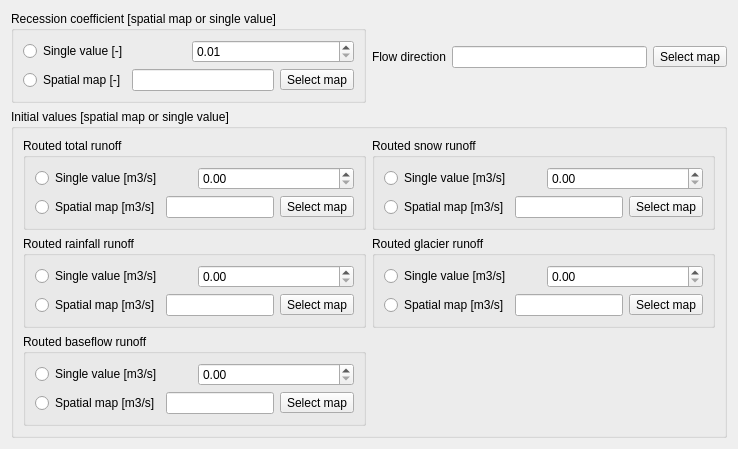
       <widget class="QWidget" name="routingTab">
        <attribute name="title">
         <string>Routing</string>
        </attribute>
        <layout class="QGridLayout" name="gridLayout_4">
         <item row="0" column="1">
          <layout class="QHBoxLayout" name="horizontalLayout_6">
           <item>
            <widget class="QLabel" name="flowDirMapLabel">
             <property name="text">
              <string>Flow direction</string>
             </property>
            </widget>
           </item>
           <item>
            <widget class="QLineEdit" name="flowDirLineEdit">
             <property name="readOnly">
              <bool>true</bool>
             </property>
            </widget>
           </item>
           <item>
            <widget class="QToolButton" name="selecFlowDirMapButton">
             <property name="text">
              <string>Select map</string>
             </property>
            </widget>
           </item>
          </layout>
         </item>
         <item row="0" column="0">
          <widget class="QGroupBox" name="groupBox_26">
           <property name="title">
            <string>Recession coefficient [spatial map or single value]</string>
           </property>
           <layout class="QVBoxLayout" name="verticalLayout_11">
            <item>
             <layout class="QHBoxLayout" name="horizontalLayout_7">
              <item>
               <widget class="QRadioButton" name="kxSingleRadioButton">
                <property name="text">
                 <string>Single value [-]</string>
                </property>
               </widget>
              </item>
              <item>
               <widget class="QDoubleSpinBox" name="kxDoubleSpinBox">
                <property name="minimum">
                 <double>0.010000000000000</double>
                </property>
                <property name="maximum">
                 <double>0.990000000000000</double>
                </property>
                <property name="singleStep">
                 <double>0.050000000000000</double>
                </property>
               </widget>
              </item>
             </layout>
            </item>
            <item>
             <layout class="QHBoxLayout" name="horizontalLayout_45">
              <item>
               <widget class="QRadioButton" name="kxMapRadioButton">
                <property name="text">
                 <string>Spatial map [-]</string>
                </property>
               </widget>
              </item>
              <item>
               <widget class="QLineEdit" name="kxLineEdit">
                <property name="readOnly">
                 <bool>true</bool>
                </property>
               </widget>
              </item>
              <item>
               <widget class="QToolButton" name="selectKxMapButton">
                <property name="text">
                 <string>Select map</string>
                </property>
               </widget>
              </item>
             </layout>
            </item>
           </layout>
          </widget>
         </item>
         <item row="1" column="0" colspan="2">
          <widget class="QGroupBox" name="groupBox_27">
           <property name="title">
            <string>Initial values [spatial map or single value]</string>
           </property>
           <layout class="QGridLayout" name="gridLayout_3">
            <item row="0" column="0">
             <widget class="QGroupBox" name="groupBox_28">
              <property name="title">
               <string>Routed total runoff</string>
              </property>
              <layout class="QVBoxLayout" name="verticalLayout_16">
               <item>
                <layout class="QHBoxLayout" name="horizontalLayout_46">
                 <item>
                  <widget class="QRadioButton" name="qraInitSingleRadioButton">
                   <property name="text">
                    <string>Single value [m3/s]</string>
                   </property>
                  </widget>
                 </item>
                 <item>
                  <widget class="QDoubleSpinBox" name="qraInitDoubleSpinBox">
                   <property name="maximum">
                    <double>1000000000.000000000000000</double>
                   </property>
                   <property name="singleStep">
                    <double>10.000000000000000</double>
                   </property>
                  </widget>
                 </item>
                </layout>
               </item>
               <item>
                <layout class="QHBoxLayout" name="horizontalLayout_52">
                 <item>
                  <widget class="QRadioButton" name="qraInitMapRadioButton">
                   <property name="text">
                    <string>Spatial map [m3/s]</string>
                   </property>
                  </widget>
                 </item>
                 <item>
                  <widget class="QLineEdit" name="qraInitLineEdit">
                   <property name="readOnly">
                    <bool>true</bool>
                   </property>
                  </widget>
                 </item>
                 <item>
                  <widget class="QToolButton" name="selectQraInitMapButton">
                   <property name="text">
                    <string>Select map</string>
                   </property>
                  </widget>
                 </item>
                </layout>
               </item>
              </layout>
             </widget>
            </item>
            <item row="0" column="1">
             <widget class="QGroupBox" name="groupBox_31">
              <property name="title">
               <string>Routed snow runoff</string>
              </property>
              <layout class="QVBoxLayout" name="verticalLayout_12">
               <item>
                <layout class="QHBoxLayout" name="horizontalLayout_79">
                 <item>
                  <widget class="QRadioButton" name="snowRaInitSingleRadioButton">
                   <property name="text">
                    <string>Single value [m3/s]</string>
                   </property>
                  </widget>
                 </item>
                 <item>
                  <widget class="QDoubleSpinBox" name="snowRaInitDoubleSpinBox">
                   <property name="maximum">
                    <double>1000000000.000000000000000</double>
                   </property>
                   <property name="singleStep">
                    <double>10.000000000000000</double>
                   </property>
                  </widget>
                 </item>
                </layout>
               </item>
               <item>
                <layout class="QHBoxLayout" name="horizontalLayout_80">
                 <item>
                  <widget class="QRadioButton" name="snowRaInitMapRadioButton">
                   <property name="text">
                    <string>Spatial map [m3/s]</string>
                   </property>
                  </widget>
                 </item>
                 <item>
                  <widget class="QLineEdit" name="snowRaInitLineEdit">
                   <property name="readOnly">
                    <bool>true</bool>
                   </property>
                  </widget>
                 </item>
                 <item>
                  <widget class="QToolButton" name="selectSnowRaInitMapButton">
                   <property name="text">
                    <string>Select map</string>
                   </property>
                  </widget>
                 </item>
                </layout>
               </item>
              </layout>
             </widget>
            </item>
            <item row="1" column="0">
             <widget class="QGroupBox" name="groupBox_29">
              <property name="title">
               <string>Routed rainfall runoff</string>
              </property>
              <layout class="QVBoxLayout" name="verticalLayout_17">
               <item>
                <layout class="QHBoxLayout" name="horizontalLayout_60">
                 <item>
                  <widget class="QRadioButton" name="rainRaInitSingleRadioButton">
                   <property name="text">
                    <string>Single value [m3/s]</string>
                   </property>
                  </widget>
                 </item>
                 <item>
                  <widget class="QDoubleSpinBox" name="rainRaInitDoubleSpinBox">
                   <property name="maximum">
                    <double>1000000000.000000000000000</double>
                   </property>
                   <property name="singleStep">
                    <double>10.000000000000000</double>
                   </property>
                  </widget>
                 </item>
                </layout>
               </item>
               <item>
                <layout class="QHBoxLayout" name="horizontalLayout_70">
                 <item>
                  <widget class="QRadioButton" name="rainRaInitMapRadioButton">
                   <property name="text">
                    <string>Spatial map [m3/s]</string>
                   </property>
                  </widget>
                 </item>
                 <item>
                  <widget class="QLineEdit" name="rainRaInitLineEdit">
                   <property name="readOnly">
                    <bool>true</bool>
                   </property>
                  </widget>
                 </item>
                 <item>
                  <widget class="QToolButton" name="selectRainRaInitMapButton">
                   <property name="text">
                    <string>Select map</string>
                   </property>
                  </widget>
                 </item>
                </layout>
               </item>
              </layout>
             </widget>
            </item>
            <item row="1" column="1">
             <widget class="QGroupBox" name="groupBox_32">
              <property name="title">
               <string>Routed glacier runoff</string>
              </property>
              <layout class="QVBoxLayout" name="verticalLayout_20">
               <item>
                <layout class="QHBoxLayout" name="horizontalLayout_81">
                 <item>
                  <widget class="QRadioButton" name="glacRaInitSingleRadioButton">
                   <property name="text">
                    <string>Single value [m3/s]</string>
                   </property>
                  </widget>
                 </item>
                 <item>
                  <widget class="QDoubleSpinBox" name="glacRaInitDoubleSpinBox">
                   <property name="maximum">
                    <double>1000000000.000000000000000</double>
                   </property>
                   <property name="singleStep">
                    <double>10.000000000000000</double>
                   </property>
                  </widget>
                 </item>
                </layout>
               </item>
               <item>
                <layout class="QHBoxLayout" name="horizontalLayout_82">
                 <item>
                  <widget class="QRadioButton" name="glacRaInitMapRadioButton">
                   <property name="text">
                    <string>Spatial map [m3/s]</string>
                   </property>
                  </widget>
                 </item>
                 <item>
                  <widget class="QLineEdit" name="glacRaInitLineEdit">
                   <property name="readOnly">
                    <bool>true</bool>
                   </property>
                  </widget>
                 </item>
                 <item>
                  <widget class="QToolButton" name="selectGlacRaInitMapButton">
                   <property name="text">
                    <string>Select map</string>
                   </property>
                  </widget>
                 </item>
                </layout>
               </item>
              </layout>
             </widget>
            </item>
            <item row="2" column="0">
             <widget class="QGroupBox" name="groupBox_30">
              <property name="title">
               <string>Routed baseflow runoff</string>
              </property>
              <layout class="QVBoxLayout" name="verticalLayout_19">
               <item>
                <layout class="QHBoxLayout" name="horizontalLayout_77">
                 <item>
                  <widget class="QRadioButton" name="basRaInitSingleRadioButton">
                   <property name="text">
                    <string>Single value [m3/s]</string>
                   </property>
                  </widget>
                 </item>
                 <item>
                  <widget class="QDoubleSpinBox" name="basRaInitDoubleSpinBox">
                   <property name="maximum">
                    <double>1000000000.000000000000000</double>
                   </property>
                   <property name="singleStep">
                    <double>10.000000000000000</double>
                   </property>
                  </widget>
                 </item>
                </layout>
               </item>
               <item>
                <layout class="QHBoxLayout" name="horizontalLayout_78">
                 <item>
                  <widget class="QRadioButton" name="basRaInitMapRadioButton">
                   <property name="text">
                    <string>Spatial map [m3/s]</string>
                   </property>
                  </widget>
                 </item>
                 <item>
                  <widget class="QLineEdit" name="basRaInitLineEdit">
                   <property name="readOnly">
                    <bool>true</bool>
                   </property>
                  </widget>
                 </item>
                 <item>
                  <widget class="QToolButton" name="selectBasRaInitMapButton">
                   <property name="text">
                    <string>Select map</string>
                   </property>
                  </widget>
                 </item>
                </layout>
               </item>
              </layout>
             </widget>
            </item>
           </layout>
          </widget>
         </item>
        </layout>
       </widget>
